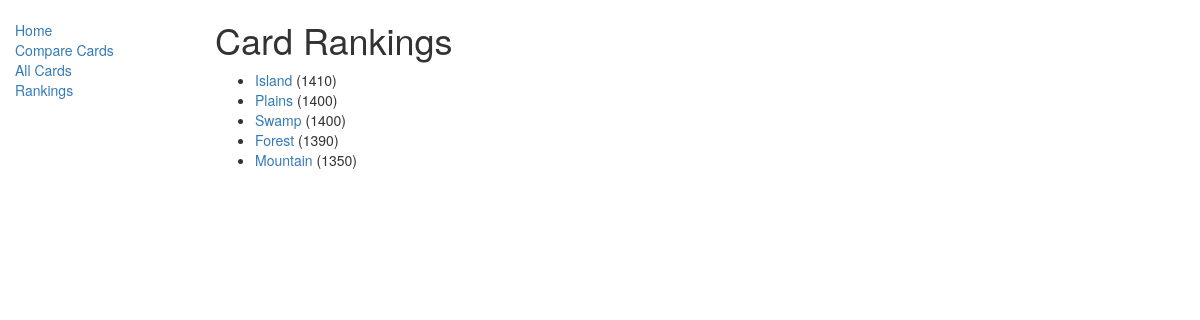
Screenshot of /mtg_compare/cardrankings/ with the database file from the repository.
### mtg_compare/models.py (models this page shows, shortened)
class CardRanking(models.Model):
    card = models.OneToOneField(Card, on_delete=models.CASCADE)
    elo = models.IntegerField(default=ELO_DEFAULT, help_text="Enter the starting Elo for this card")
    def get_absolute_url(self):
        return reverse('cardranking-detail', args=[str(self.id)])

class Card(models.Model):
    name = models.CharField(max_length=200, unique=True)
    cmc = models.IntegerField(default=0, help_text="Enter the converted mana cost of this card")
    cardType = models.ManyToManyField(CardType, help_text="Select a type for this card")
    cardColor = models.ManyToManyField(CardColor, help_text="Select a color for this card")
    cardSet = models.ManyToManyField(CardSet, help_text="Select a set this card is from")
    def __str__(self):
        return self.name
    def card_type_display(self):
        return ', '.join([ cardType.cardType for cardType in self.cardType.all()])
    card_type_display.short_description = 'Type'
    def card_color_display(self):
        return ', '.join([ cardColor.cardColor for cardColor in self.cardColor.all()])
    card_color_display.short_description = 'Color'

### mtg_compare/views.py (the view)
# urls.py: path('cardrankings/', views.CardRankingListView.as_view(), name='cardrankings'),
class CardRankingListView(generic.ListView):
    model = CardRanking
    paginate_by = 10
    ordering = ['-elo']

### mtg_compare/templates/mtg_compare/cardranking_list.html
{% extends "base_generic.html" %}
{% block content %}
    <h1>Card Rankings</h1>
    {% if cardranking_list %}
    <ul>
        {% for cardranking in cardranking_list %}
        <li>
            <a href="{{ cardranking.get_absolute_url }}">{{ cardranking.card }}</a> ({{ cardranking.elo }})
        </li>
        {% endfor %}
    </ul>
    {% else %}
        <p>There are no card rankings</p>
    {% endif %}
{% endblock %}

### rows the page displays
CardRanking: card "Island", elo "1410"
CardRanking: card "Plains", elo "1400"
CardRanking: card "Swamp", elo "1400"
CardRanking: card "Forest", elo "1390"
CardRanking: card "Mountain", elo "1350"
